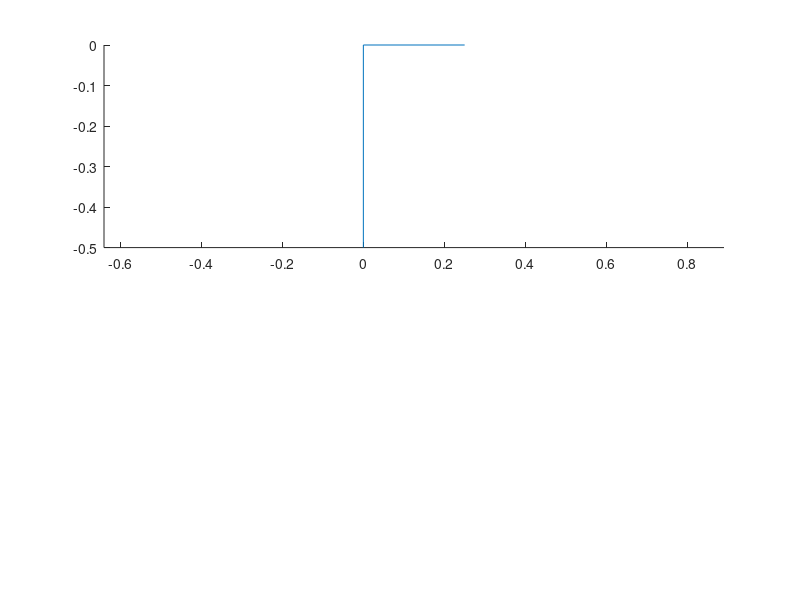

Source code (MATLAB): (Note: this script raises an error after producing the figure.)
clear
clc

%% Horizontal drawings

% With theta of 0 rad
figure
subplot(2,1,1);
axis equal
line([0 0], [-0.5 0]);
line([0 0.25], [0 0]);
line([0.25 OA_Hor_Position(0)], [0 0]);


% With theta of PI/3 rad
subplot(2,1,2);
axis equal
line([0 0], [-0.5 0]);
line([0 0.25*cos(pi/3)], [0 0.25*sin(pi/3)]);
line([0.25*cos(pi/3) OA_Hor_Position(pi/3)], [0.25*sin(pi/3) 0]);